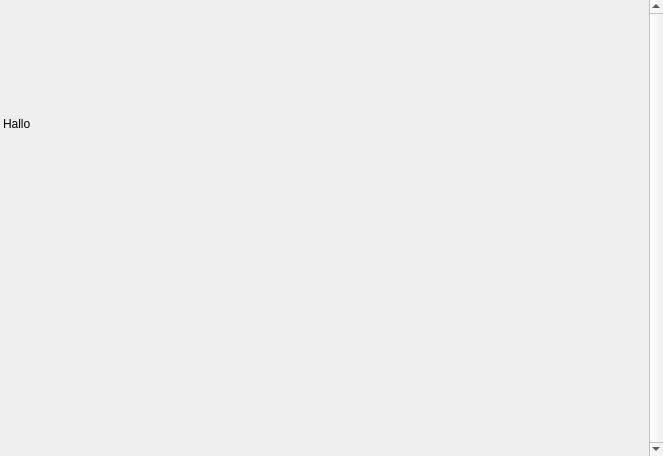
<?xml version="1.0" encoding="UTF-8"?>
<ui version="4.0">
 <class>Form</class>
 <widget class="QWidget" name="Form">
  <property name="geometry">
   <rect>
    <x>0</x>
    <y>0</y>
    <width>663</width>
    <height>456</height>
   </rect>
  </property>
  <property name="windowTitle">
   <string>Form</string>
  </property>
  <property name="autoFillBackground">
   <bool>true</bool>
  </property>
  <property name="styleSheet">
   <string notr="true"/>
  </property>
  <layout class="QVBoxLayout" name="verticalLayout_2">
   <property name="leftMargin">
    <number>0</number>
   </property>
   <property name="topMargin">
    <number>0</number>
   </property>
   <property name="rightMargin">
    <number>0</number>
   </property>
   <property name="bottomMargin">
    <number>0</number>
   </property>
   <item>
    <widget class="QScrollArea" name="about_scroll_area">
     <property name="frameShape">
      <enum>QFrame::NoFrame</enum>
     </property>
     <property name="verticalScrollBarPolicy">
      <enum>Qt::ScrollBarAlwaysOn</enum>
     </property>
     <property name="horizontalScrollBarPolicy">
      <enum>Qt::ScrollBarAlwaysOff</enum>
     </property>
     <property name="sizeAdjustPolicy">
      <enum>QAbstractScrollArea::AdjustToContentsOnFirstShow</enum>
     </property>
     <property name="widgetResizable">
      <bool>true</bool>
     </property>
     <widget class="QWidget" name="about_contents">
      <property name="geometry">
       <rect>
        <x>0</x>
        <y>0</y>
        <width>646</width>
        <height>456</height>
       </rect>
      </property>
      <layout class="QVBoxLayout" name="verticalLayout" stretch="1,1">
       <property name="spacing">
        <number>0</number>
       </property>
       <property name="leftMargin">
        <number>3</number>
       </property>
       <property name="topMargin">
        <number>3</number>
       </property>
       <property name="rightMargin">
        <number>0</number>
       </property>
       <property name="bottomMargin">
        <number>0</number>
       </property>
       <item>
        <widget class="QLabel" name="logo_label">
         <property name="minimumSize">
          <size>
           <width>100</width>
           <height>100</height>
          </size>
         </property>
         <property name="maximumSize">
          <size>
           <width>100</width>
           <height>100</height>
          </size>
         </property>
         <property name="text">
          <string/>
         </property>
         <property name="pixmap">
          <pixmap>../../../assets/icons/icon.ico</pixmap>
         </property>
         <property name="scaledContents">
          <bool>true</bool>
         </property>
         <property name="wordWrap">
          <bool>false</bool>
         </property>
        </widget>
       </item>
       <item>
        <widget class="QLabel" name="about_label">
         <property name="text">
          <string>&lt;html&gt;&lt;head/&gt;&lt;body&gt;&lt;p&gt;&lt;br/&gt;Hallo &lt;/p&gt;&lt;/body&gt;&lt;/html&gt;</string>
         </property>
         <property name="textFormat">
          <enum>Qt::RichText</enum>
         </property>
         <property name="alignment">
          <set>Qt::AlignLeading|Qt::AlignLeft|Qt::AlignTop</set>
         </property>
         <property name="wordWrap">
          <bool>false</bool>
         </property>
         <property name="openExternalLinks">
          <bool>true</bool>
         </property>
        </widget>
       </item>
      </layout>
     </widget>
    </widget>
   </item>
  </layout>
 </widget>
 <resources/>
 <connections/>
</ui>
